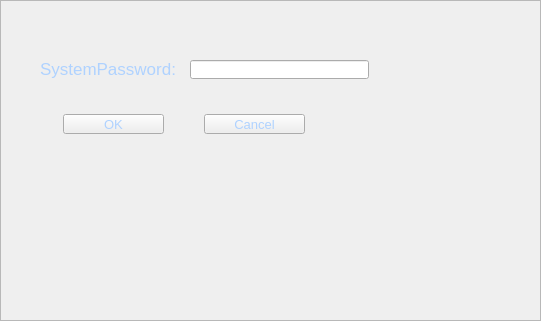
<?xml version="1.0" encoding="UTF-8"?>
<ui version="4.0">
 <class>SystemPassword</class>
 <widget class="QWidget" name="SystemPassword">
  <property name="geometry">
   <rect>
    <x>0</x>
    <y>0</y>
    <width>541</width>
    <height>321</height>
   </rect>
  </property>
  <property name="windowTitle">
   <string>Form</string>
  </property>
  <widget class="QFrame" name="frame">
   <property name="geometry">
    <rect>
     <x>0</x>
     <y>0</y>
     <width>541</width>
     <height>321</height>
    </rect>
   </property>
   <property name="frameShape">
    <enum>QFrame::StyledPanel</enum>
   </property>
   <property name="frameShadow">
    <enum>QFrame::Raised</enum>
   </property>
   <widget class="QLabel" name="system_information">
    <property name="geometry">
     <rect>
      <x>63</x>
      <y>170</y>
      <width>221</width>
      <height>17</height>
     </rect>
    </property>
    <property name="font">
     <font>
      <pointsize>12</pointsize>
     </font>
    </property>
    <property name="styleSheet">
     <string notr="true">color: rgb(200, 200, 200);</string>
    </property>
    <property name="text">
     <string/>
    </property>
   </widget>
   <widget class="QLineEdit" name="password">
    <property name="geometry">
     <rect>
      <x>190</x>
      <y>60</y>
      <width>179</width>
      <height>19</height>
     </rect>
    </property>
    <property name="styleSheet">
     <string notr="true">border-image: url(:/images/images/combox_bg.png);
color: rgb(255, 255, 255);</string>
    </property>
    <property name="text">
     <string/>
    </property>
    <property name="echoMode">
     <enum>QLineEdit::Password</enum>
    </property>
   </widget>
   <widget class="QLabel" name="label">
    <property name="geometry">
     <rect>
      <x>40</x>
      <y>53</y>
      <width>141</width>
      <height>31</height>
     </rect>
    </property>
    <property name="font">
     <font>
      <pointsize>13</pointsize>
      <weight>50</weight>
      <italic>false</italic>
      <bold>false</bold>
     </font>
    </property>
    <property name="styleSheet">
     <string notr="true">	color: rgb(175, 210, 255);
</string>
    </property>
    <property name="text">
     <string>SystemPassword:</string>
    </property>
   </widget>
   <widget class="QPushButton" name="ok">
    <property name="geometry">
     <rect>
      <x>63</x>
      <y>114</y>
      <width>101</width>
      <height>20</height>
     </rect>
    </property>
    <property name="font">
     <font>
      <pointsize>10</pointsize>
      <weight>50</weight>
      <italic>false</italic>
      <bold>false</bold>
     </font>
    </property>
    <property name="styleSheet">
     <string notr="true">QPushButton{
	border-image: url(:/images/images/system_normal.png);
	color: rgb(175, 210, 255);
}
QPushButton:focus{
	border-image: url(:/images/images/system_pressed.png);
	color: rgb(175, 210, 255);
}
QPushButton:pressed{
	border-image: url(:/images/images/system_click.png);
	color: rgb(175, 210, 255);
}

</string>
    </property>
    <property name="text">
     <string>OK</string>
    </property>
   </widget>
   <widget class="QPushButton" name="cancel">
    <property name="geometry">
     <rect>
      <x>204</x>
      <y>114</y>
      <width>101</width>
      <height>20</height>
     </rect>
    </property>
    <property name="font">
     <font>
      <pointsize>10</pointsize>
      <weight>50</weight>
      <italic>false</italic>
      <bold>false</bold>
     </font>
    </property>
    <property name="styleSheet">
     <string notr="true">QPushButton{
	border-image: url(:/images/images/system_normal.png);
	color: rgb(175, 210, 255);
}
QPushButton:focus{
	border-image: url(:/images/images/system_pressed.png);
	color: rgb(175, 210, 255);
}
QPushButton:pressed{
	border-image: url(:/images/images/system_click.png);
	color: rgb(175, 210, 255);
}

</string>
    </property>
    <property name="text">
     <string>Cancel</string>
    </property>
   </widget>
  </widget>
 </widget>
 <resources/>
 <connections/>
</ui>
